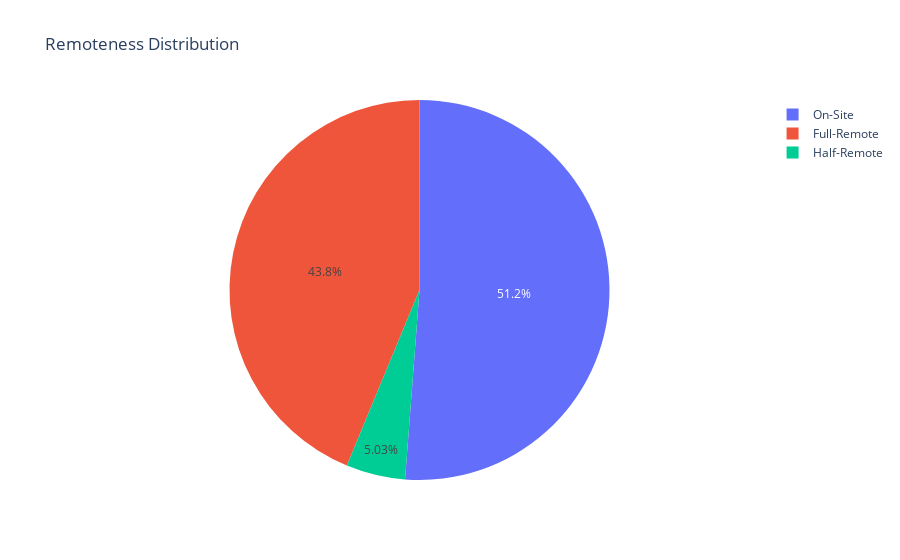

The notebook cell this image was saved under:
### Markdown cell above
**REMOTENESS**

### Code cell
fig = px.pie(values = data['remote_ratio'].value_counts().values, names = data['remote_ratio'].value_counts().index,
      title = 'Remoteness Distribution')
fig.show()

### Figure 1 — Plotly figure (JSON) as saved in the notebook; plotly's stock layout.template omitted (floating-point values rounded to 4 significant figures)
{"data": [{"domain": {"x": [0, 1], "y": [0, 1]}, "hovertemplate": "label=%{label}<br>value=%{value}<extra></extra>", "labels": ["On-Site", "Full-Remote", "Half-Remote"], "legendgroup": "", "name": "", "showlegend": true, "type": "pie", "values": [1923, 1643, 189]}], "layout": {"legend": {"tracegroupgap": 0}, "title": {"text": "Remoteness Distribution"}}}
